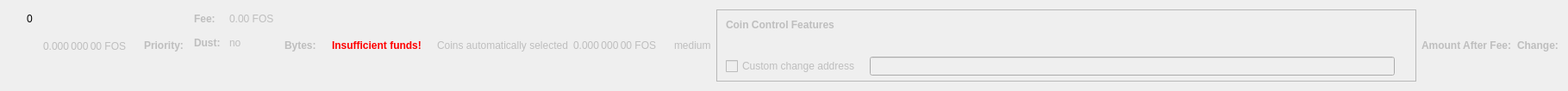
    <widget class="QWidget" name="dummyHideWidget" native="true">
     <property name="maximumSize">
      <size>
       <width>100</width>
       <height>22</height>
      </size>
     </property>
     <layout class="QHBoxLayout" name="dummyHideLayout">
      <item>
       <layout class="QFormLayout" name="formLayoutCoinControl1">
        <property name="horizontalSpacing">
         <number>10</number>
        </property>
        <property name="verticalSpacing">
         <number>14</number>
        </property>
        <property name="leftMargin">
         <number>10</number>
        </property>
        <property name="topMargin">
         <number>4</number>
        </property>
        <property name="rightMargin">
         <number>6</number>
        </property>
        <item row="0" column="1">
         <widget class="QLabel" name="labelCoinControlBytes">
          <property name="cursor">
           <cursorShape>IBeamCursor</cursorShape>
          </property>
          <property name="contextMenuPolicy">
           <enum>Qt::ActionsContextMenu</enum>
          </property>
          <property name="text">
           <string notr="true">0</string>
          </property>
          <property name="textInteractionFlags">
           <set>Qt::LinksAccessibleByMouse|Qt::TextSelectableByKeyboard|Qt::TextSelectableByMouse</set>
          </property>
         </widget>
        </item>
       </layout>
      </item>
      <item>
       <widget class="QLabel" name="labelCoinControlAfterFee">
        <property name="enabled">
         <bool>false</bool>
        </property>
        <property name="sizePolicy">
         <sizepolicy hsizetype="Fixed" vsizetype="Fixed">
          <horstretch>0</horstretch>
          <verstretch>0</verstretch>
         </sizepolicy>
        </property>
        <property name="minimumSize">
         <size>
          <width>111</width>
          <height>12</height>
         </size>
        </property>
        <property name="maximumSize">
         <size>
          <width>111</width>
          <height>12</height>
         </size>
        </property>
        <property name="cursor">
         <cursorShape>IBeamCursor</cursorShape>
        </property>
        <property name="contextMenuPolicy">
         <enum>Qt::ActionsContextMenu</enum>
        </property>
        <property name="text">
         <string notr="true">0.000 000 00 FOS</string>
        </property>
        <property name="textInteractionFlags">
         <set>Qt::LinksAccessibleByMouse|Qt::TextSelectableByKeyboard|Qt::TextSelectableByMouse</set>
        </property>
       </widget>
      </item>
      <item>
       <widget class="QLabel" name="labelCoinControlPriorityText">
        <property name="enabled">
         <bool>false</bool>
        </property>
        <property name="font">
         <font>
          <weight>75</weight>
          <bold>true</bold>
         </font>
        </property>
        <property name="text">
         <string>Priority:</string>
        </property>
       </widget>
      </item>
      <item>
       <layout class="QHBoxLayout" name="horizontalLayout"/>
      </item>
      <item>
       <layout class="QFormLayout" name="formLayoutCoinControl3">
        <property name="horizontalSpacing">
         <number>10</number>
        </property>
        <property name="verticalSpacing">
         <number>14</number>
        </property>
        <property name="leftMargin">
         <number>6</number>
        </property>
        <property name="topMargin">
         <number>4</number>
        </property>
        <property name="rightMargin">
         <number>6</number>
        </property>
        <item row="0" column="0">
         <widget class="QLabel" name="labelCoinControlFeeText">
          <property name="enabled">
           <bool>false</bool>
          </property>
          <property name="font">
           <font>
            <weight>75</weight>
            <bold>true</bold>
           </font>
          </property>
          <property name="text">
           <string>Fee:</string>
          </property>
          <property name="margin">
           <number>0</number>
          </property>
         </widget>
        </item>
        <item row="0" column="1">
         <widget class="QLabel" name="labelCoinControlFee">
          <property name="enabled">
           <bool>false</bool>
          </property>
          <property name="cursor">
           <cursorShape>IBeamCursor</cursorShape>
          </property>
          <property name="contextMenuPolicy">
           <enum>Qt::ActionsContextMenu</enum>
          </property>
          <property name="text">
           <string notr="true">0.00 FOS</string>
          </property>
          <property name="textInteractionFlags">
           <set>Qt::LinksAccessibleByMouse|Qt::TextSelectableByKeyboard|Qt::TextSelectableByMouse</set>
          </property>
         </widget>
        </item>
        <item row="1" column="0">
         <widget class="QLabel" name="labelCoinControlLowOutputText">
          <property name="enabled">
           <bool>false</bool>
          </property>
          <property name="font">
           <font>
            <weight>75</weight>
            <bold>true</bold>
           </font>
          </property>
          <property name="text">
           <string>Dust:</string>
          </property>
         </widget>
        </item>
        <item row="1" column="1">
         <widget class="QLabel" name="labelCoinControlLowOutput">
          <property name="enabled">
           <bool>false</bool>
          </property>
          <property name="cursor">
           <cursorShape>IBeamCursor</cursorShape>
          </property>
          <property name="contextMenuPolicy">
           <enum>Qt::ActionsContextMenu</enum>
          </property>
          <property name="text">
           <string>no</string>
          </property>
          <property name="textInteractionFlags">
           <set>Qt::LinksAccessibleByMouse|Qt::TextSelectableByKeyboard|Qt::TextSelectableByMouse</set>
          </property>
         </widget>
        </item>
       </layout>
      </item>
      <item>
       <widget class="QLabel" name="labelCoinControlBytesText">
        <property name="enabled">
         <bool>false</bool>
        </property>
        <property name="font">
         <font>
          <weight>75</weight>
          <bold>true</bold>
         </font>
        </property>
        <property name="text">
         <string>Bytes:</string>
        </property>
       </widget>
      </item>
      <item>
       <layout class="QFormLayout" name="formLayoutCoinControl2">
        <property name="horizontalSpacing">
         <number>10</number>
        </property>
        <property name="verticalSpacing">
         <number>14</number>
        </property>
        <property name="leftMargin">
         <number>6</number>
        </property>
        <property name="topMargin">
         <number>4</number>
        </property>
        <property name="rightMargin">
         <number>6</number>
        </property>
       </layout>
      </item>
      <item>
       <layout class="QHBoxLayout" name="horizontalLayoutCoinControl2">
        <property name="spacing">
         <number>8</number>
        </property>
        <property name="bottomMargin">
         <number>10</number>
        </property>
       </layout>
      </item>
      <item>
       <widget class="QLabel" name="labelCoinControlInsuffFunds">
        <property name="enabled">
         <bool>false</bool>
        </property>
        <property name="minimumSize">
         <size>
          <width>0</width>
          <height>0</height>
         </size>
        </property>
        <property name="font">
         <font>
          <weight>75</weight>
          <bold>true</bold>
         </font>
        </property>
        <property name="styleSheet">
         <string notr="true">color:red;font-weight:bold;</string>
        </property>
        <property name="text">
         <string>Insufficient funds!</string>
        </property>
        <property name="margin">
         <number>5</number>
        </property>
       </widget>
      </item>
      <item>
       <layout class="QFormLayout" name="formLayoutCoinControl4">
        <property name="horizontalSpacing">
         <number>10</number>
        </property>
        <property name="verticalSpacing">
         <number>14</number>
        </property>
        <property name="leftMargin">
         <number>6</number>
        </property>
        <property name="topMargin">
         <number>4</number>
        </property>
        <property name="rightMargin">
         <number>6</number>
        </property>
       </layout>
      </item>
      <item>
       <widget class="QLabel" name="labelCoinControlAutomaticallySelected">
        <property name="enabled">
         <bool>false</bool>
        </property>
        <property name="sizePolicy">
         <sizepolicy hsizetype="Fixed" vsizetype="Fixed">
          <horstretch>0</horstretch>
          <verstretch>0</verstretch>
         </sizepolicy>
        </property>
        <property name="minimumSize">
         <size>
          <width>0</width>
          <height>0</height>
         </size>
        </property>
        <property name="maximumSize">
         <size>
          <width>240</width>
          <height>16777215</height>
         </size>
        </property>
        <property name="text">
         <string>Coins automatically selected</string>
        </property>
        <property name="margin">
         <number>5</number>
        </property>
       </widget>
      </item>
      <item>
       <widget class="QLabel" name="labelCoinControlChange">
        <property name="enabled">
         <bool>false</bool>
        </property>
        <property name="sizePolicy">
         <sizepolicy hsizetype="Fixed" vsizetype="Fixed">
          <horstretch>0</horstretch>
          <verstretch>0</verstretch>
         </sizepolicy>
        </property>
        <property name="minimumSize">
         <size>
          <width>111</width>
          <height>0</height>
         </size>
        </property>
        <property name="maximumSize">
         <size>
          <width>111</width>
          <height>16777215</height>
         </size>
        </property>
        <property name="cursor">
         <cursorShape>IBeamCursor</cursorShape>
        </property>
        <property name="contextMenuPolicy">
         <enum>Qt::ActionsContextMenu</enum>
        </property>
        <property name="text">
         <string notr="true">0.000 000 00 FOS</string>
        </property>
        <property name="textInteractionFlags">
         <set>Qt::LinksAccessibleByMouse|Qt::TextSelectableByKeyboard|Qt::TextSelectableByMouse</set>
        </property>
       </widget>
      </item>
      <item>
       <widget class="QLabel" name="labelCoinControlPriority">
        <property name="enabled">
         <bool>false</bool>
        </property>
        <property name="cursor">
         <cursorShape>IBeamCursor</cursorShape>
        </property>
        <property name="contextMenuPolicy">
         <enum>Qt::ActionsContextMenu</enum>
        </property>
        <property name="text">
         <string>medium</string>
        </property>
        <property name="textInteractionFlags">
         <set>Qt::LinksAccessibleByMouse|Qt::TextSelectableByKeyboard|Qt::TextSelectableByMouse</set>
        </property>
       </widget>
      </item>
      <item>
       <widget class="QFrame" name="frameCoinControl">
        <property name="sizePolicy">
         <sizepolicy hsizetype="Expanding" vsizetype="Expanding">
          <horstretch>0</horstretch>
          <verstretch>0</verstretch>
         </sizepolicy>
        </property>
        <property name="maximumSize">
         <size>
          <width>16777215</width>
          <height>16777215</height>
         </size>
        </property>
        <property name="frameShape">
         <enum>QFrame::StyledPanel</enum>
        </property>
        <property name="frameShadow">
         <enum>QFrame::Sunken</enum>
        </property>
        <layout class="QVBoxLayout" name="verticalLayoutCoinControl2_2">
         <property name="spacing">
          <number>0</number>
         </property>
         <property name="leftMargin">
          <number>0</number>
         </property>
         <property name="topMargin">
          <number>0</number>
         </property>
         <property name="rightMargin">
          <number>0</number>
         </property>
         <property name="bottomMargin">
          <number>6</number>
         </property>
         <item>
          <layout class="QVBoxLayout" name="verticalLayoutCoinControl" stretch="0,0,0,1">
           <property name="spacing">
            <number>0</number>
           </property>
           <property name="leftMargin">
            <number>10</number>
           </property>
           <property name="topMargin">
            <number>10</number>
           </property>
           <item>
            <layout class="QHBoxLayout" name="horizontalLayoutCoinControl1">
             <property name="bottomMargin">
              <number>15</number>
             </property>
             <item>
              <widget class="QLabel" name="labelCoinControlFeatures">
               <property name="enabled">
                <bool>false</bool>
               </property>
               <property name="sizePolicy">
                <sizepolicy hsizetype="Preferred" vsizetype="Maximum">
                 <horstretch>0</horstretch>
                 <verstretch>0</verstretch>
                </sizepolicy>
               </property>
               <property name="font">
                <font>
                 <weight>75</weight>
                 <bold>true</bold>
                </font>
               </property>
               <property name="styleSheet">
                <string notr="true">font-weight:bold;</string>
               </property>
               <property name="text">
                <string>Coin Control Features</string>
               </property>
              </widget>
             </item>
            </layout>
           </item>
           <item>
            <widget class="QWidget" name="widgetCoinControl" native="true">
             <property name="sizePolicy">
              <sizepolicy hsizetype="Preferred" vsizetype="Preferred">
               <horstretch>0</horstretch>
               <verstretch>0</verstretch>
              </sizepolicy>
             </property>
             <property name="minimumSize">
              <size>
               <width>0</width>
               <height>0</height>
              </size>
             </property>
             <property name="styleSheet">
              <string notr="true"/>
             </property>
             <layout class="QHBoxLayout" name="horizontalLayoutCoinControl5_2">
              <property name="leftMargin">
               <number>0</number>
              </property>
              <property name="topMargin">
               <number>0</number>
              </property>
              <property name="rightMargin">
               <number>0</number>
              </property>
              <property name="bottomMargin">
               <number>0</number>
              </property>
              <item>
               <layout class="QHBoxLayout" name="horizontalLayoutCoinControl3">
                <property name="spacing">
                 <number>20</number>
                </property>
                <property name="topMargin">
                 <number>0</number>
                </property>
                <property name="bottomMargin">
                 <number>10</number>
                </property>
               </layout>
              </item>
             </layout>
            </widget>
           </item>
           <item>
            <layout class="QHBoxLayout" name="horizontalLayoutCoinControl4" stretch="0,0,0">
             <property name="spacing">
              <number>12</number>
             </property>
             <property name="sizeConstraint">
              <enum>QLayout::SetDefaultConstraint</enum>
             </property>
             <property name="topMargin">
              <number>5</number>
             </property>
             <property name="rightMargin">
              <number>5</number>
             </property>
             <item>
              <widget class="QCheckBox" name="checkBoxCoinControlChange">
               <property name="enabled">
                <bool>false</bool>
               </property>
               <property name="toolTip">
                <string>If this is activated, but the change address is empty or invalid, change will be sent to a newly generated address.</string>
               </property>
               <property name="text">
                <string>Custom change address</string>
               </property>
              </widget>
             </item>
             <item>
              <widget class="QValidatedLineEdit" name="lineEditCoinControlChange">
               <property name="enabled">
                <bool>false</bool>
               </property>
               <property name="sizePolicy">
                <sizepolicy hsizetype="Expanding" vsizetype="Fixed">
                 <horstretch>0</horstretch>
                 <verstretch>0</verstretch>
                </sizepolicy>
               </property>
              </widget>
             </item>
             <item>
              <widget class="QLabel" name="labelCoinControlChangeLabel_2">
               <property name="sizePolicy">
                <sizepolicy hsizetype="Preferred" vsizetype="Expanding">
                 <horstretch>0</horstretch>
                 <verstretch>0</verstretch>
                </sizepolicy>
               </property>
               <property name="minimumSize">
                <size>
                 <width>0</width>
                 <height>0</height>
                </size>
               </property>
               <property name="text">
                <string/>
               </property>
               <property name="margin">
                <number>3</number>
               </property>
              </widget>
             </item>
            </layout>
           </item>
           <item>
            <spacer name="verticalSpacerCoinControl">
             <property name="orientation">
              <enum>Qt::Vertical</enum>
             </property>
             <property name="sizeHint" stdset="0">
              <size>
               <width>800</width>
               <height>1</height>
              </size>
             </property>
            </spacer>
           </item>
          </layout>
         </item>
        </layout>
       </widget>
      </item>
      <item>
       <widget class="QLabel" name="labelCoinControlAfterFeeText">
        <property name="enabled">
         <bool>false</bool>
        </property>
        <property name="minimumSize">
         <size>
          <width>0</width>
          <height>0</height>
         </size>
        </property>
        <property name="maximumSize">
         <size>
          <width>16777215</width>
          <height>16777215</height>
         </size>
        </property>
        <property name="font">
         <font>
          <weight>75</weight>
          <bold>true</bold>
         </font>
        </property>
        <property name="text">
         <string>Amount After Fee:</string>
        </property>
        <property name="alignment">
         <set>Qt::AlignLeading|Qt::AlignLeft|Qt::AlignVCenter</set>
        </property>
        <property name="margin">
         <number>0</number>
        </property>
       </widget>
      </item>
      <item>
       <widget class="QLabel" name="labelCoinControlChangeText">
        <property name="enabled">
         <bool>false</bool>
        </property>
        <property name="sizePolicy">
         <sizepolicy hsizetype="Preferred" vsizetype="Preferred">
          <horstretch>0</horstretch>
          <verstretch>0</verstretch>
         </sizepolicy>
        </property>
        <property name="minimumSize">
         <size>
          <width>0</width>
          <height>0</height>
         </size>
        </property>
        <property name="maximumSize">
         <size>
          <width>16777215</width>
          <height>16777215</height>
         </size>
        </property>
        <property name="font">
         <font>
          <weight>75</weight>
          <bold>true</bold>
         </font>
        </property>
        <property name="text">
         <string>Change:</string>
        </property>
        <property name="alignment">
         <set>Qt::AlignLeading|Qt::AlignLeft|Qt::AlignVCenter</set>
        </property>
       </widget>
      </item>
     </layout>
    </widget>
